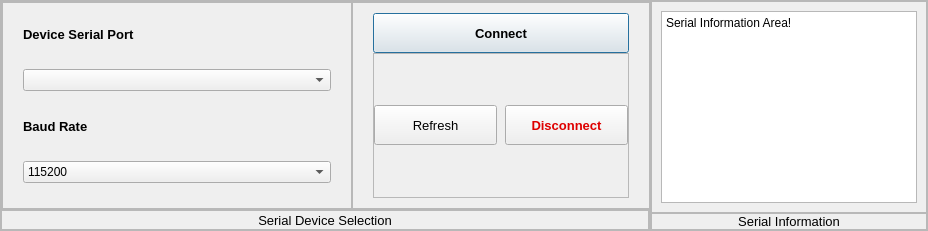
         <widget class="QWidget" name="tab_serial">
          <attribute name="title">
           <string>Serial Port Connection</string>
          </attribute>
          <layout class="QHBoxLayout" name="horizontalLayout_3" stretch="2,1">
           <property name="spacing">
            <number>0</number>
           </property>
           <property name="leftMargin">
            <number>0</number>
           </property>
           <property name="topMargin">
            <number>0</number>
           </property>
           <property name="rightMargin">
            <number>0</number>
           </property>
           <property name="bottomMargin">
            <number>0</number>
           </property>
           <item>
            <widget class="QFrame" name="fr_data_capture_2">
             <property name="maximumSize">
              <size>
               <width>650</width>
               <height>16777215</height>
              </size>
             </property>
             <property name="frameShape">
              <enum>QFrame::StyledPanel</enum>
             </property>
             <property name="frameShadow">
              <enum>QFrame::Raised</enum>
             </property>
             <layout class="QVBoxLayout" name="verticalLayout_8">
              <property name="spacing">
               <number>0</number>
              </property>
              <property name="leftMargin">
               <number>0</number>
              </property>
              <property name="topMargin">
               <number>0</number>
              </property>
              <property name="rightMargin">
               <number>0</number>
              </property>
              <property name="bottomMargin">
               <number>0</number>
              </property>
              <item>
               <widget class="QFrame" name="fr_d_c_cmd_2">
                <property name="minimumSize">
                 <size>
                  <width>650</width>
                  <height>0</height>
                 </size>
                </property>
                <property name="maximumSize">
                 <size>
                  <width>650</width>
                  <height>16777215</height>
                 </size>
                </property>
                <property name="frameShape">
                 <enum>QFrame::StyledPanel</enum>
                </property>
                <property name="frameShadow">
                 <enum>QFrame::Raised</enum>
                </property>
                <layout class="QHBoxLayout" name="horizontalLayout_6" stretch="5,6">
                 <property name="spacing">
                  <number>0</number>
                 </property>
                 <property name="leftMargin">
                  <number>0</number>
                 </property>
                 <property name="topMargin">
                  <number>0</number>
                 </property>
                 <property name="rightMargin">
                  <number>0</number>
                 </property>
                 <property name="bottomMargin">
                  <number>0</number>
                 </property>
                 <item>
                  <widget class="QFrame" name="fr_serial_sel">
                   <property name="minimumSize">
                    <size>
                     <width>350</width>
                     <height>0</height>
                    </size>
                   </property>
                   <property name="maximumSize">
                    <size>
                     <width>350</width>
                     <height>16777215</height>
                    </size>
                   </property>
                   <property name="frameShape">
                    <enum>QFrame::StyledPanel</enum>
                   </property>
                   <property name="frameShadow">
                    <enum>QFrame::Raised</enum>
                   </property>
                   <layout class="QVBoxLayout" name="verticalLayout_27">
                    <property name="spacing">
                     <number>4</number>
                    </property>
                    <property name="leftMargin">
                     <number>20</number>
                    </property>
                    <property name="topMargin">
                     <number>0</number>
                    </property>
                    <property name="rightMargin">
                     <number>20</number>
                    </property>
                    <property name="bottomMargin">
                     <number>0</number>
                    </property>
                    <item>
                     <widget class="QLabel" name="label">
                      <property name="minimumSize">
                       <size>
                        <width>0</width>
                        <height>20</height>
                       </size>
                      </property>
                      <property name="maximumSize">
                       <size>
                        <width>16777215</width>
                        <height>20</height>
                       </size>
                      </property>
                      <property name="font">
                       <font>
                        <pointsize>10</pointsize>
                        <weight>75</weight>
                        <bold>true</bold>
                       </font>
                      </property>
                      <property name="text">
                       <string>Device Serial Port</string>
                      </property>
                     </widget>
                    </item>
                    <item>
                     <widget class="QComboBox" name="combo_serial"/>
                    </item>
                    <item>
                     <widget class="QLabel" name="label_2">
                      <property name="minimumSize">
                       <size>
                        <width>0</width>
                        <height>20</height>
                       </size>
                      </property>
                      <property name="maximumSize">
                       <size>
                        <width>16777215</width>
                        <height>20</height>
                       </size>
                      </property>
                      <property name="font">
                       <font>
                        <pointsize>10</pointsize>
                        <weight>75</weight>
                        <bold>true</bold>
                       </font>
                      </property>
                      <property name="text">
                       <string>Baud Rate</string>
                      </property>
                     </widget>
                    </item>
                    <item>
                     <widget class="QComboBox" name="combo_baud">
                      <item>
                       <property name="text">
                        <string>115200</string>
                       </property>
                      </item>
                      <item>
                       <property name="text">
                        <string>9600</string>
                       </property>
                      </item>
                      <item>
                       <property name="text">
                        <string>2400</string>
                       </property>
                      </item>
                      <item>
                       <property name="text">
                        <string>4800</string>
                       </property>
                      </item>
                      <item>
                       <property name="text">
                        <string>19200</string>
                       </property>
                      </item>
                      <item>
                       <property name="text">
                        <string>38400</string>
                       </property>
                      </item>
                      <item>
                       <property name="text">
                        <string>57600</string>
                       </property>
                      </item>
                     </widget>
                    </item>
                   </layout>
                  </widget>
                 </item>
                 <item>
                  <widget class="QFrame" name="fr_serial_btn">
                   <property name="minimumSize">
                    <size>
                     <width>0</width>
                     <height>0</height>
                    </size>
                   </property>
                   <property name="maximumSize">
                    <size>
                     <width>16777215</width>
                     <height>16777215</height>
                    </size>
                   </property>
                   <property name="frameShape">
                    <enum>QFrame::StyledPanel</enum>
                   </property>
                   <property name="frameShadow">
                    <enum>QFrame::Raised</enum>
                   </property>
                   <layout class="QVBoxLayout" name="verticalLayout_13">
                    <property name="spacing">
                     <number>0</number>
                    </property>
                    <property name="leftMargin">
                     <number>20</number>
                    </property>
                    <property name="topMargin">
                     <number>10</number>
                    </property>
                    <property name="rightMargin">
                     <number>20</number>
                    </property>
                    <property name="bottomMargin">
                     <number>10</number>
                    </property>
                    <item>
                     <widget class="QPushButton" name="btn_serial_connect">
                      <property name="minimumSize">
                       <size>
                        <width>120</width>
                        <height>40</height>
                       </size>
                      </property>
                      <property name="maximumSize">
                       <size>
                        <width>99999</width>
                        <height>40</height>
                       </size>
                      </property>
                      <property name="font">
                       <font>
                        <pointsize>10</pointsize>
                        <weight>75</weight>
                        <bold>true</bold>
                       </font>
                      </property>
                      <property name="cursor">
                       <cursorShape>PointingHandCursor</cursorShape>
                      </property>
                      <property name="text">
                       <string>Connect</string>
                      </property>
                      <property name="checkable">
                       <bool>false</bool>
                      </property>
                      <property name="checked">
                       <bool>false</bool>
                      </property>
                      <property name="autoDefault">
                       <bool>true</bool>
                      </property>
                      <property name="default">
                       <bool>true</bool>
                      </property>
                     </widget>
                    </item>
                    <item>
                     <widget class="QFrame" name="fr_bot_btn">
                      <property name="frameShape">
                       <enum>QFrame::StyledPanel</enum>
                      </property>
                      <property name="frameShadow">
                       <enum>QFrame::Raised</enum>
                      </property>
                      <layout class="QHBoxLayout" name="horizontalLayout_7">
                       <property name="spacing">
                        <number>8</number>
                       </property>
                       <property name="leftMargin">
                        <number>0</number>
                       </property>
                       <property name="topMargin">
                        <number>0</number>
                       </property>
                       <property name="rightMargin">
                        <number>0</number>
                       </property>
                       <property name="bottomMargin">
                        <number>0</number>
                       </property>
                       <item>
                        <widget class="QPushButton" name="btn_serial_refresh">
                         <property name="minimumSize">
                          <size>
                           <width>120</width>
                           <height>40</height>
                          </size>
                         </property>
                         <property name="maximumSize">
                          <size>
                           <width>240</width>
                           <height>40</height>
                          </size>
                         </property>
                         <property name="font">
                          <font>
                           <pointsize>10</pointsize>
                          </font>
                         </property>
                         <property name="cursor">
                          <cursorShape>PointingHandCursor</cursorShape>
                         </property>
                         <property name="text">
                          <string>Refresh</string>
                         </property>
                         <property name="checkable">
                          <bool>false</bool>
                         </property>
                         <property name="checked">
                          <bool>false</bool>
                         </property>
                        </widget>
                       </item>
                       <item>
                        <widget class="QPushButton" name="btn_serial_disconnect">
                         <property name="minimumSize">
                          <size>
                           <width>120</width>
                           <height>40</height>
                          </size>
                         </property>
                         <property name="maximumSize">
                          <size>
                           <width>240</width>
                           <height>40</height>
                          </size>
                         </property>
                         <property name="font">
                          <font>
                           <pointsize>10</pointsize>
                           <weight>75</weight>
                           <bold>true</bold>
                          </font>
                         </property>
                         <property name="cursor">
                          <cursorShape>PointingHandCursor</cursorShape>
                         </property>
                         <property name="styleSheet">
                          <string notr="true">color: rgb(222, 0, 0);</string>
                         </property>
                         <property name="text">
                          <string>Disconnect</string>
                         </property>
                         <property name="checkable">
                          <bool>false</bool>
                         </property>
                         <property name="checked">
                          <bool>false</bool>
                         </property>
                        </widget>
                       </item>
                      </layout>
                     </widget>
                    </item>
                   </layout>
                  </widget>
                 </item>
                </layout>
               </widget>
              </item>
              <item>
               <widget class="QFrame" name="fr_d_c_name_2">
                <property name="maximumSize">
                 <size>
                  <width>16777215</width>
                  <height>20</height>
                 </size>
                </property>
                <property name="frameShape">
                 <enum>QFrame::StyledPanel</enum>
                </property>
                <property name="frameShadow">
                 <enum>QFrame::Raised</enum>
                </property>
                <layout class="QVBoxLayout" name="verticalLayout_9">
                 <property name="spacing">
                  <number>0</number>
                 </property>
                 <property name="leftMargin">
                  <number>0</number>
                 </property>
                 <property name="topMargin">
                  <number>0</number>
                 </property>
                 <property name="rightMargin">
                  <number>0</number>
                 </property>
                 <property name="bottomMargin">
                  <number>0</number>
                 </property>
                 <item>
                  <widget class="QLabel" name="lb_fr_d_c_2">
                   <property name="font">
                    <font>
                     <pointsize>10</pointsize>
                    </font>
                   </property>
                   <property name="text">
                    <string>Serial Device Selection</string>
                   </property>
                   <property name="alignment">
                    <set>Qt::AlignCenter</set>
                   </property>
                  </widget>
                 </item>
                </layout>
               </widget>
              </item>
             </layout>
            </widget>
           </item>
           <item>
            <widget class="QFrame" name="fr_image_data_2">
             <property name="frameShape">
              <enum>QFrame::StyledPanel</enum>
             </property>
             <property name="frameShadow">
              <enum>QFrame::Raised</enum>
             </property>
             <layout class="QVBoxLayout" name="verticalLayout_10">
              <property name="spacing">
               <number>0</number>
              </property>
              <property name="leftMargin">
               <number>0</number>
              </property>
              <property name="topMargin">
               <number>0</number>
              </property>
              <property name="rightMargin">
               <number>0</number>
              </property>
              <property name="bottomMargin">
               <number>0</number>
              </property>
              <item>
               <widget class="QFrame" name="fr_i_d_cmd_2">
                <property name="frameShape">
                 <enum>QFrame::StyledPanel</enum>
                </property>
                <property name="frameShadow">
                 <enum>QFrame::Raised</enum>
                </property>
                <layout class="QHBoxLayout" name="horizontalLayout_8">
                 <item>
                  <widget class="QPlainTextEdit" name="text_serial_info">
                   <property name="plainText">
                    <string>Serial Information Area!</string>
                   </property>
                  </widget>
                 </item>
                </layout>
               </widget>
              </item>
              <item>
               <widget class="QFrame" name="fr_i_d_name_2">
                <property name="maximumSize">
                 <size>
                  <width>16777215</width>
                  <height>20</height>
                 </size>
                </property>
                <property name="frameShape">
                 <enum>QFrame::StyledPanel</enum>
                </property>
                <property name="frameShadow">
                 <enum>QFrame::Raised</enum>
                </property>
                <layout class="QVBoxLayout" name="verticalLayout_11">
                 <property name="spacing">
                  <number>0</number>
                 </property>
                 <property name="leftMargin">
                  <number>0</number>
                 </property>
                 <property name="topMargin">
                  <number>0</number>
                 </property>
                 <property name="rightMargin">
                  <number>0</number>
                 </property>
                 <property name="bottomMargin">
                  <number>0</number>
                 </property>
                 <item>
                  <widget class="QLabel" name="lb_fr_i_d_2">
                   <property name="font">
                    <font>
                     <pointsize>10</pointsize>
                    </font>
                   </property>
                   <property name="text">
                    <string>Serial Information</string>
                   </property>
                   <property name="alignment">
                    <set>Qt::AlignCenter</set>
                   </property>
                  </widget>
                 </item>
                </layout>
               </widget>
              </item>
             </layout>
            </widget>
           </item>
          </layout>
         </widget>
